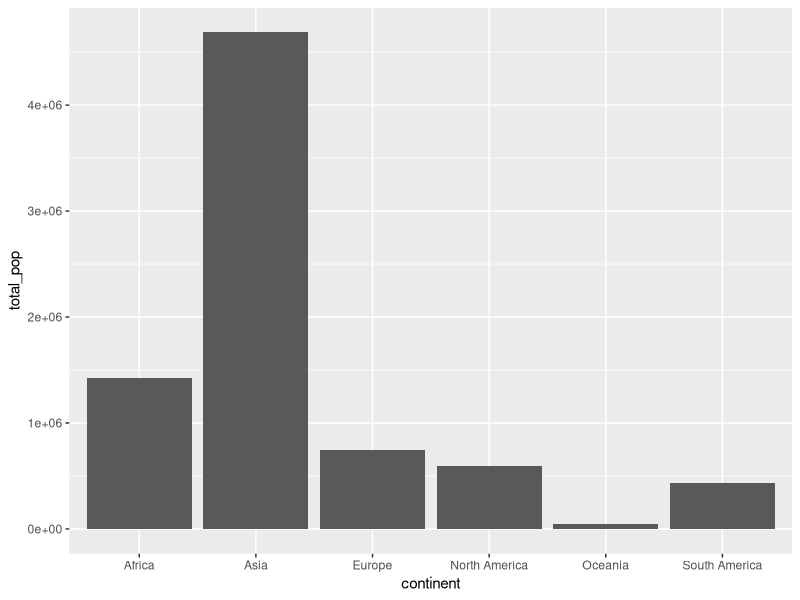
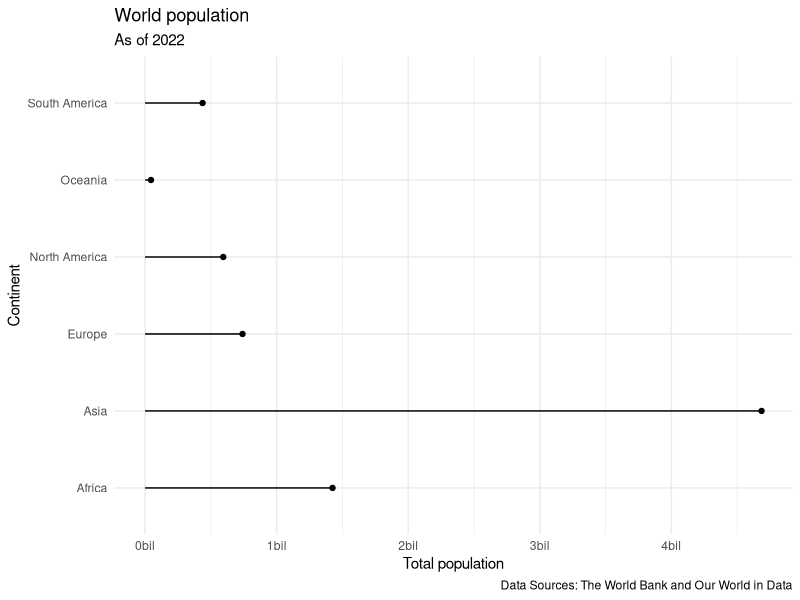

These charts were generated, in order, by the following R code:
## ---- chunk 1
#| message: false

library(tidyverse) # for data wrangling and visualization
library(scales)    # for pretty axis breaks
## ---- chunk 2
#| label: load-population-data
#| message: false

population <- read_csv("data/world-pop-2022.csv")
## ---- chunk 3
#| label: view-population-data

population
## ---- chunk 4
#| label: load-continents-data
#| message: false

continents <- read_csv("data/continents.csv")
## ---- chunk 5
#| label: view-continents-data

continents
## ---- chunk 6
#| label: join-population-continents

population_continent <- population |>
  left_join(continents, by = join_by(country == entity))
## ---- chunk 7
#| label: data-inspect

population_continent |>
  filter(is.na(continent))
## ---- chunk 8
#| label: data-clean

population_continent <- population |> 
  mutate(country = case_when( 
    country == "Congo, Dem. Rep." ~ "Democratic Republic of Congo", 
    country == "Congo, Rep." ~ "Congo", 
    country == "Hong Kong SAR, China" ~ "Hong Kong", 
    country == "Korea, Dem. People's Rep." ~ "North Korea", 
    country == "Korea, Rep." ~ "South Korea", 
    country == "Kyrgyz Republic" ~ "Kyrgyzstan", 
    .default = country
    )
    ) |> 
  left_join(continents, by = join_by(country == entity))

population_continent |>
  filter(is.na(continent))
## ---- chunk 9
#| label: population-continents-sum

population_summary <- population_continent |>
  group_by(continent) |>
  summarize(total_pop = sum(population)) |>
  arrange (desc(total_pop))

population_summary
## ---- chunk 10
#| label: population-summary-bar

ggplot(population_summary, aes (x = continent, y= total_pop)) +
  geom_col()

## ---- chunk 11
#| label: population-summary-lollipop
#| fig-asp: 0.4

ggplot(population_summary, aes()) +
  geom_point(aes(x= total_pop, y = continent)) +
  geom_segment(aes(y= continent, x = 0, xend = total_pop)) +
  scale_x_continuous(labels = label_number(scale = 1/1000000, suffix = "bil")) +
  theme_minimal()+
  labs(
    x = "Total population",
    y = "Continent",
    title = "World population",
    subtitle = "As of 2022",
    caption = "Data Sources: The World Bank and Our World in Data"
  )
